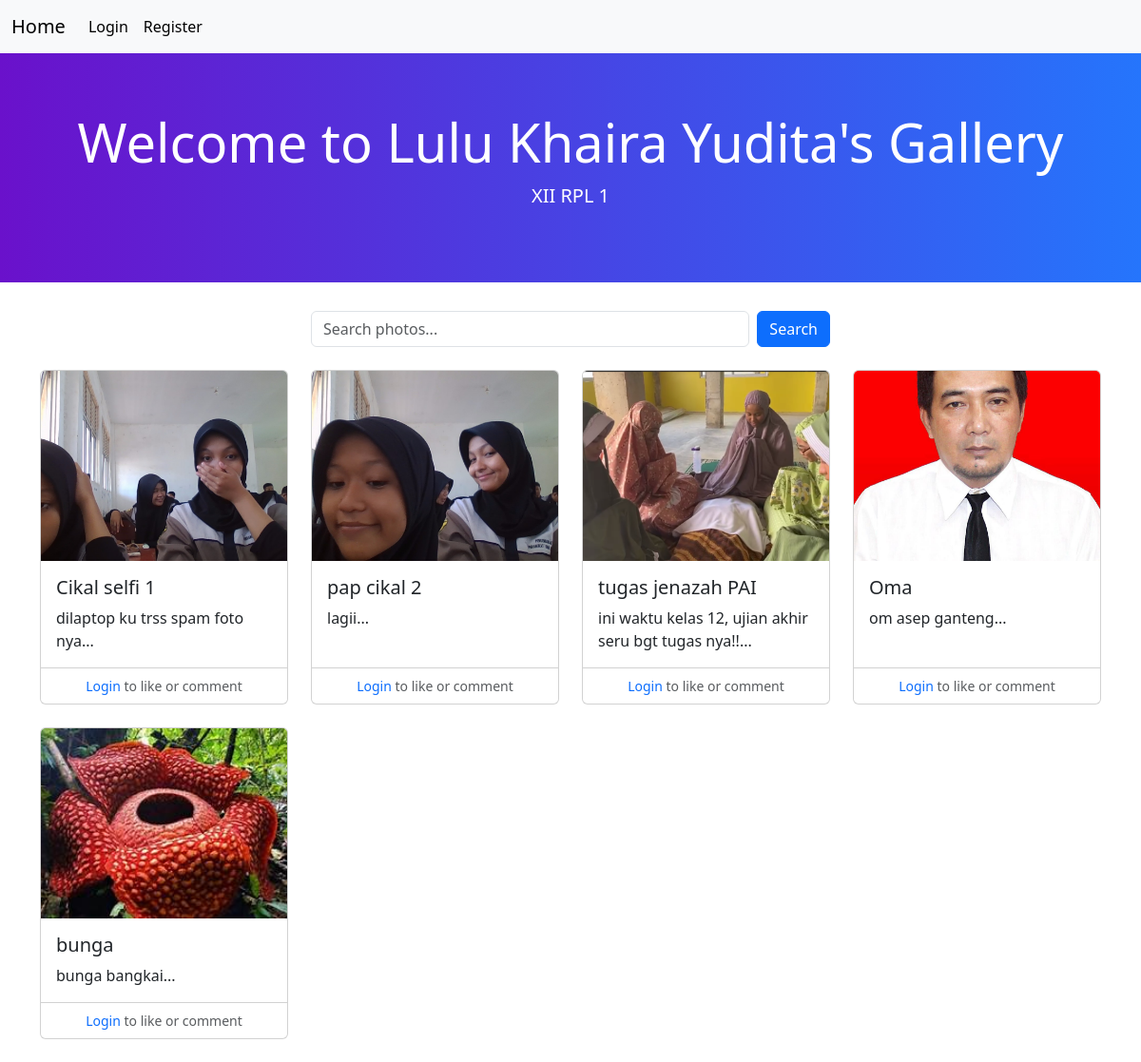
The page / on the database its author committed.
### tables this page shows
CREATE TABLE `foto` (
  `fotoid` int(11) NOT NULL,
  `judulfoto` varchar(255) NOT NULL,
  `deskripsifoto` text NOT NULL,
  `tanggalunggah` date NOT NULL,
  `lokasifile` varchar(255) NOT NULL,
  `albumid` int(11) NOT NULL,
  `userid` int(11) NOT NULL
);

### index.php (the view, shortened to what this page needs)
<!DOCTYPE html>
<html lang="en">
<head>
    <link href="https://cdnjs.cloudflare.com/ajax/libs/font-awesome/6.0.0-beta3/css/all.min.css" rel="stylesheet">
    <link href="https://cdn.jsdelivr.net/npm/bootstrap@5.3.0-alpha1/dist/css/bootstrap.min.css" rel="stylesheet">
</head>
<body>
    <?php
    include '../galleryUKK/config/link.php';
    include '../galleryUKK/navbar/nav_no.php';
    include '../galleryUKK/config/connection.php';
    $userid = isset($_SESSION['userid']) ? $_SESSION['userid'] : null;
    $searchQuery = isset($_GET['query']) ? mysqli_real_escape_string($conn, $_GET['query']) : '';
    ?>
    <div class="welcome-section text-center">
        <div class="container">
            <h1 class="display-4">Welcome to Lulu Khaira Yudita's Gallery</h1>
            <p class="lead">XII RPL 1</p>
        </div>
    </div>
    <div class="container">
        <div class="row mb-4">
            <div class="col-md-6 mx-auto">
                <form class="d-flex" action="" method="GET" role="search">
                    <input class="form-control me-2" type="search" name="query" placeholder="Search photos..."
                        aria-label="Search" value="<?php echo htmlspecialchars($searchQuery); ?>">
                    <button class="btn btn-primary" type="submit">Search</button>
                </form>
            </div>
        </div>
        <div class="row">
            <?php
            $query = !empty($searchQuery) ?
                mysqli_query($conn, "SELECT * FROM foto WHERE judulfoto LIKE '%$searchQuery%' OR deskripsifoto LIKE '%$searchQuery%'") :
                mysqli_query($conn, "SELECT * FROM foto");
            if (mysqli_num_rows($query) == 0) {
                echo '<div class="col-12 text-center"><p class="lead">No results found.</p></div>';
            } else {
                while ($data = mysqli_fetch_assoc($query)) {
                    $fotoid = $data['fotoid'];
            ?>
                    <div class="col-md-4 col-lg-3 mb-4">
                        <div class="card h-100">
                            <img src="assets/img/<?php echo htmlspecialchars($data['lokasifile']); ?>" class="card-img-top"
                                alt="<?php echo htmlspecialchars($data['judulfoto']); ?>">
                            <div class="card-body">
                                <h5 class="card-title"><?php echo htmlspecialchars($data['judulfoto']); ?></h5>
                                <p class="card-text">
                                    <?php echo htmlspecialchars(substr($data['deskripsifoto'], 0, 100)) . '...'; ?>
                                </p>
                            </div>
                            <div class="card-footer bg-transparent">
                                <?php if ($userid): ?>
                                    <div class="d-flex justify-content-between align-items-center">
                                        <a href="../config/process_like.php?fotoid=<?php echo $fotoid; ?>"
                                            class="btn btn-outline-danger btn-sm">
                                            <i class="fa fa-heart"></i> Like
                                        </a>
                                        <a href="photo_detail.php?fotoid=<?php echo $fotoid; ?>"
                                            class="btn btn-outline-primary btn-sm">
                                            <i class="fa fa-comment"></i> Comment
                                        </a>
                                    </div>
                                    <?php
                                    $like = mysqli_query($conn, "SELECT * FROM likefoto WHERE fotoid='$fotoid'");
                                    $likeCount = mysqli_num_rows($like);
                                    $comment = mysqli_query($conn, "SELECT * FROM komentarfoto WHERE fotoid='$fotoid'");
                                    $commentCount = mysqli_num_rows($comment);
                                    ?>
                                    <div class="mt-2 text-muted small">
                                        <span><?php echo $likeCount; ?> Like<?php echo $likeCount != 1 ? 's' : ''; ?></span>
                                        <span class="ms-2"><?php echo $commentCount; ?>
                                            Comment<?php echo $commentCount != 1 ? 's' : ''; ?></span>
                                    </div>
                                <?php else: ?>
                                    <p class="text-muted small text-center mb-0">
                                        <a href="../gallerylulu/config/login.php" class="text-decoration-none">Login</a> to like or
                                        comment
                                    </p>
                                <?php endif; ?>
                            </div>
                        </div>
                    </div>
            <?php
                }
            }
            ?>
        </div>
    </div>
</body>
</html>

### index.php (style rules this page uses)
body { background-color: #f8f9fa; }
.welcome-section { background: linear-gradient(to right, #6a11cb 0%, #2575fc 100%); color: white; padding: 60px 0; margin-bottom: 30px; }
.card { transition: transform 0.3s; }
.card-img-top { height: 200px; object-fit: cover; }

### rows shown on the page
foto: lokasifile (picture), judulfoto "Cikal selfi 1", deskripsifoto "dilaptop ku trss spam foto nya"
foto: lokasifile (picture), judulfoto "pap cikal 2", deskripsifoto "lagii"
foto: lokasifile (picture), judulfoto "tugas jenazah PAI", deskripsifoto "ini waktu kelas 12, ujian akhir seru bgt tugas nya!!"
foto: lokasifile (picture), judulfoto "Oma", deskripsifoto "om asep ganteng"
foto: lokasifile (picture), judulfoto "bunga", deskripsifoto "bunga bangkai"
